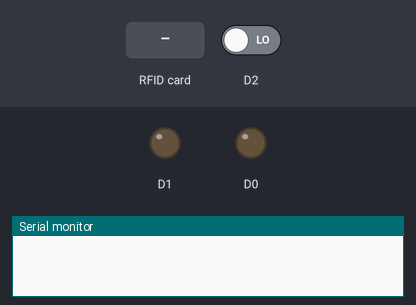
This sketch was run on a simulated ESP8266 (NodeMCU). On the bench: output pins drawn as LEDs (lit = HIGH), the last lines printed to the serial monitor. Inputs (shaded band) come from the test bench; at power-on: D2 LOW. WiFi joins after 1.5 s; servers stay silent unless stated; uploads are accepted with an empty reply.

Above: at 0.0 s.
At 2.8 s:
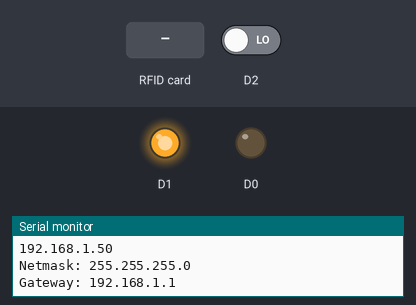
2.9 s: D2 driven HIGH
At 4.0 s:
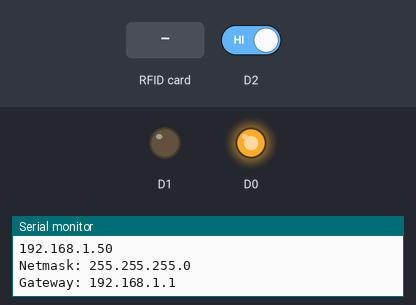
4.4 s: RFID card 25 2B BA 11 held to the reader
Timing chart, 0 to 7.4 s (numbered marks = the images above; inputs shaded):
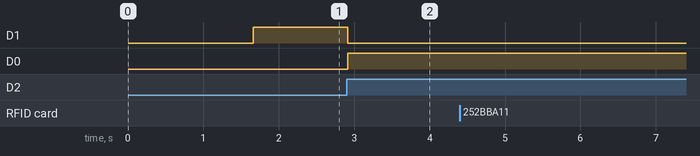

The sketch:

FMBpbhnBrgl.ino
```cpp
#include <ESP8266WiFi.h>
#include <SPI.h>
#include <MFRC522.h>

#define SS_PIN D8
#define RST_PIN D3
MFRC522 mfrc522(SS_PIN, RST_PIN);

const char* ssid     = "nyn";
const char* password = "nayana1111";
const char* host = "dnmadhuwantha.000webhostapp.com";


void setup() {
  Serial.begin(115200);
  delay(100);

  Serial.println();
  Serial.println();
  Serial.print("Connecting to ");
  Serial.println(ssid);

  WiFi.begin(ssid, password);
  while (WiFi.status() != WL_CONNECTED) {
    delay(500);
    Serial.print(".");
  }
  SPI.begin();      // Initiate  SPI bus
  mfrc522.PCD_Init();   // Initiate MFRC522
  Serial.println("Approximate your card to the reader...");
  Serial.println();

  Serial.println("");
  Serial.println("WiFi connected");
  Serial.println("IP address: ");
  Serial.println(WiFi.localIP());
  Serial.print("Netmask: ");
  Serial.println(WiFi.subnetMask());
  Serial.print("Gateway: ");
  Serial.println(WiFi.gatewayIP());

  pinMode(D0,OUTPUT);
  pinMode(D1,OUTPUT);
}
String town3="balangoda";
String town2="pambahinna";
String town1="beragala";

void loop() {
  if(digitalRead(D2)==HIGH){
    town3="balangoda";
    town2="pambahinna";
    town1="beragala";
    digitalWrite(D0,HIGH);
    digitalWrite(D1,LOW);
  }
  else{
    town3="balangoda";
    town1="pambahinna";
    town2="beragala";
    digitalWrite(D1,HIGH);
    digitalWrite(D0,LOW);
  }


  String busid1="NC-4053";
  String busid2="NA-6370";
  String busid3="MC-6534";
  String busid4="CA-7625";


  if ( ! mfrc522.PICC_IsNewCardPresent())
  {
    return;
  }
  // Select one of the cards
  if ( ! mfrc522.PICC_ReadCardSerial())
  {
    return;
  }
  //Show UID on serial monitor
  Serial.print("UID tag :");
  String content= "";
  byte letter;
  for (byte i = 0; i < mfrc522.uid.size; i++)
  {
     Serial.print(mfrc522.uid.uidByte[i] < 0x10 ? " 0" : " ");
     Serial.print(mfrc522.uid.uidByte[i], HEX);
     content.concat(String(mfrc522.uid.uidByte[i] < 0x10 ? " 0" : " "));
     content.concat(String(mfrc522.uid.uidByte[i], HEX));
  }
  Serial.println();
  Serial.print("Message : ");
  content.toUpperCase();
  //////////////

  Serial.print("connecting to ");
  Serial.println(host);


  //////////////////////////

  if (content.substring(1) == "25 2B BA 11"){
    sendRequest(busid1);

  }

  else  if (content.substring(1) == "27 99 02 89") {
    sendRequest(busid2);

  }
  else  if (content.substring(1) == "20 52 89 7C") {
    sendRequest(busid3);
  }

  else  if (content.substring(1) == "98 DE D7 B9") {
    sendRequest(busid4);

  }

  Serial.println();
  Serial.println("closing connection");
  Serial.println();
  Serial.println();

}

void sendRequest(String busid){
  WiFiClient client;
  const int httpPort = 80;
  if (!client.connect(host, httpPort)) {
    Serial.println("connection failed");
    return;
  }
  else{
    Serial.print("connected to ");
    Serial.println(host);
  }

  String url = "/findmybus/api/insert.php?busid=" + String(busid) + "&town="+ String(town1);
    Serial.print("Requesting URL: ");
    Serial.println(url);

    client.print(String("GET ") + url + " HTTP/1.1\r\n" +
               "Host: " + host + "\r\n" +
               "Connection: close\r\n\r\n");
    delay(400);

    while(client.available()){
    String line = client.readStringUntil('\r');
    Serial.print(line);
    }
    /////////////////////

  if (!client.connect(host, httpPort)) {
    Serial.println("connection failed");
    return;
  }
  else{
    Serial.print("connected to ");
    Serial.println(host);
  }
    Serial.println();
     url = "/findmybus/api/update.php?busid=" + String(busid) + "&town="+ String(town2)+"&checked=0";
    Serial.print("Requesting URL: ");
    Serial.println(url);

    client.print(String("GET ") + url + " HTTP/1.1\r\n" +
               "Host: " + host + "\r\n" +
               "Connection: close\r\n\r\n");
    delay(400);

    while(client.available()){
    String line = client.readStringUntil('\r');
    Serial.print(line);
    }
    /////////////////////

    if (!client.connect(host, httpPort)) {
      Serial.println("connection failed");
      return;
    }
    else{
      Serial.print("connected to ");
      Serial.println(host);
    }

    url = "/findmybus/api/update.php?busid=" + String(busid) + "&town="+ String(town3)+"&checked=0";
    Serial.print("Requesting URL: ");
    Serial.println(url);

    client.print(String("GET ") + url + " HTTP/1.1\r\n" +
               "Host: " + host + "\r\n" +
               "Connection: close\r\n\r\n");

    delay(400);

    while(client.available()){
    String line = client.readStringUntil('\r');
    Serial.print(line);

  }
  ///////////
   if (!client.connect(host, httpPort)) {
      Serial.println("connection failed");
      return;
    }
    else{
      Serial.print("connected to ");
      Serial.println(host);
    }

    url = "/findmybus/api/delete.php?busid=" + String(busid);
    Serial.print("Requesting URL: ");
    Serial.println(url);

    client.print(String("GET ") + url + " HTTP/1.1\r\n" +
               "Host: " + host + "\r\n" +
               "Connection: close\r\n\r\n");

    delay(400);

    while(client.available()){
    String line = client.readStringUntil('\r');
    Serial.print(line);

  }
}
```

Measured:
- after the input at 2.9 s, D1: HIGH → LOW at once; D0: LOW → HIGH at once
